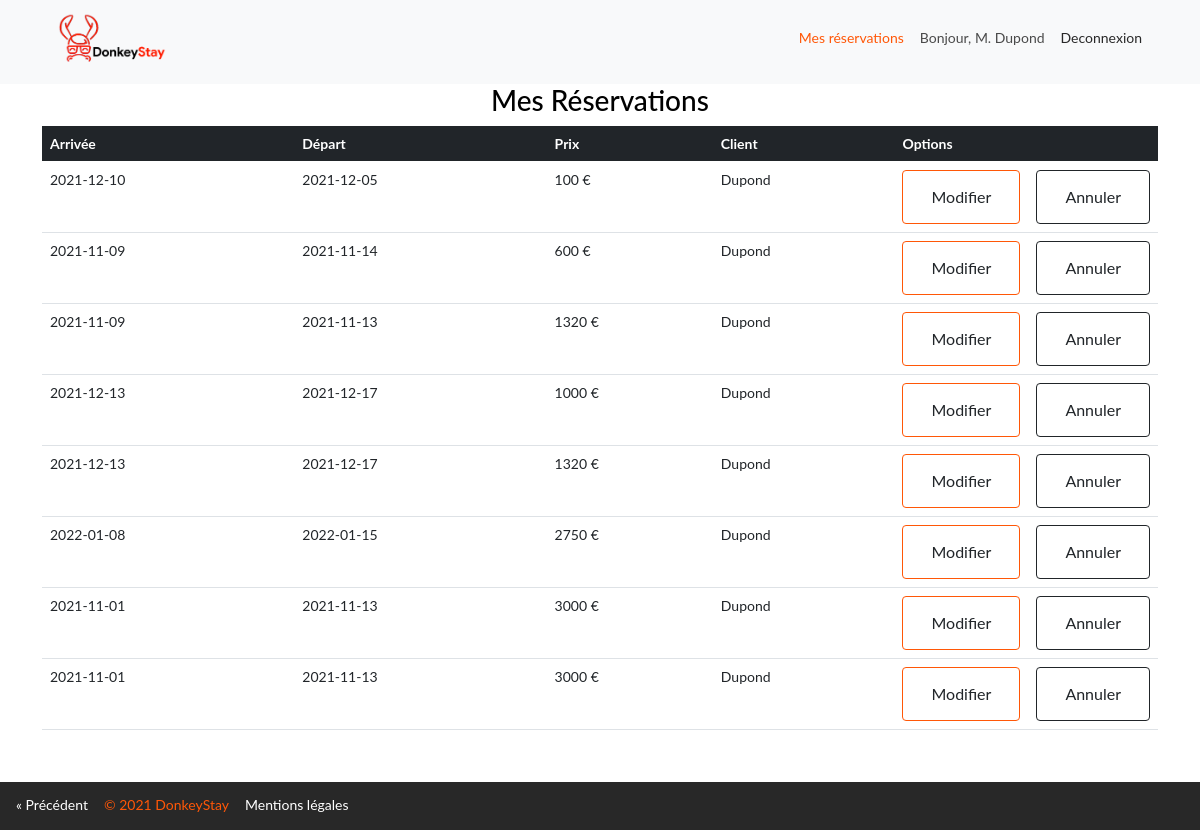
/user.php (signed in), run on the app's committed database.
### tables this page shows
CREATE TABLE `booking` (
  `id` int NOT NULL AUTO_INCREMENT,
  `checkin` date NOT NULL,
  `checkout` date NOT NULL,
  `price` int DEFAULT NULL,
  `rental_id` int DEFAULT NULL,
  `client_id` int DEFAULT NULL,
  PRIMARY KEY (`id`),
  KEY `fk_logement` (`rental_id`),
  KEY `fk_client` (`client_id`),
  CONSTRAINT `fk_client` FOREIGN KEY (`client_id`) REFERENCES `client` (`id`),
  CONSTRAINT `fk_rental` FOREIGN KEY (`rental_id`) REFERENCES `rental` (`id`)
);

CREATE TABLE `client` (
  `id` int NOT NULL AUTO_INCREMENT,
  `lastname` varchar(45) NOT NULL,
  `firstname` varchar(45) NOT NULL,
  `password` varchar(45) NOT NULL,
  PRIMARY KEY (`id`)
);

### user.php (the view, shortened to what this page needs)
<?php
include 'db_conn.php';
?>
<!DOCTYPE html>
<html lang="en">
<head>
    <link href="https://cdn.jsdelivr.net/npm/bootstrap@5.0.2/dist/css/bootstrap.min.css" rel="stylesheet">
    <link href="/listing/style.css" rel="stylesheet">
</head>
<body>
    <nav class="navbar navbar-light bg-light">
        <div class="container">
            <a class="navbar-brand" href="/search.php">
            <img src="/uploads/logo.png" alt="" />
            </a>
        <div class="btn-group" role="group" aria-label="Basic example">
            <a href="user.php" class="booking">Mes réservations</a>
            <p class="hello">Bonjour, <?php echo "M. ". $_SESSION['lastname']?> </p>
            <a href="logout.php" class="logout">Deconnexion</a>
        </div>
        </div>
    </nav>
    <div>
        <h3 class="mes_reservations">Mes Réservations</h3>
    </div>
    <div class = "container col col-md-auto col-sm">
        <table class="table">
            <thead class="table-dark">
                <tr>
                <th scope="col col-md-auto col-sm">Arrivée</th>
                <th scope="col col-md-auto col-sm">Départ</th>
                <th scope="col col-md-auto col-sm">Prix</th>
                <th scope="col col-md-auto col-sm">Client</th>
                <th scope="col col-md-auto col-sm" colspan="2">Options</th>
                </tr>
            </thead>
            <?php
                $sql = "SELECT booking.id, checkin, checkout, booking.price, client_id, `lastname` FROM `booking` JOIN `rental` ON booking.rental_id = rental.id JOIN `client` ON booking.client_id = client.id";
                $result = mysqli_query($conn, $sql);
                if ($result) {
                    while ($row= mysqli_fetch_assoc($result)) {
                        $arr_date = $row['checkin'];
                        $dep_date = $row['checkout'];
                        $price = $row['price'];
                        $nom = $row['lastname'];
                        echo '<tr>
                                <td> '.$arr_date.' </td>
                                <td> '.$dep_date.'</td>
                                <td> '.$price.' €</td>
                                <td> '.$nom.' </td>
                                <td width=100px>
                                    <button class="btn btn-secondary"><a href="update.php?updateid='.$row['id'].'" class="text-dark">Modifier</a></button>
                                 </td>
                                 <td width=100px><button class="btn btn-outline-dark"><a href="delete.php?id='.$row['id'].'" class="text-dark">Annuler</a></button></td>
                            </tr>';
                    }
                }
            ?>
        </table>
    </div>
    <a href="javascript:history.go(-1)" class="previous">&laquo; Précédent</a>
    <footer>
        <div class=container-foo>
            <div>
                <a href="javascript:history.go(-1)" class="previous">&laquo; Précédent</a>
            </div>
            <div class=copyright>
                <p>© 2021 DonkeyStay</p>
            </div>
            <div>
                <a href="#" class="previous">Mentions légales</a>
            </div>
        </div>
    </footer>
</body>
</html>

### listing/style.css (style rules this page uses)
body { font-family: sans-serif; margin: 0; padding: 0; line-height: 1.4; color: #4a4a4a; }
h1, h2, h3, h4, h5, h6 { color: #000; }
.logout { color:grey; }
.mes_reservations { text-align: center; }
a { text-decoration: none; display: inline-block; padding: 8px 16px; }
.previous { color: white; }
img { display: block; width: 100%; }
.navbar-brand { width: 140px; height: 68px; }
.hello { margin-top: 8.4px; }
.logout { color: #282828; }
.booking { color: #ff5707; }
footer { background-color: #282828; bottom: 0; width: 100%; padding-top: 5px; position: unset; flex-shrink: 0; display: flex; color: #ff5707; }
.copyright { margin-top:8px; }
.container-foo { display: inline-flex; }
body { font-family: "Lato", "Arial", "Helvetica Neue", sans-serif; font-weight: 400; font-size: 14px; }
.btn-secondary { color: #fff; background-color: transparent; border-color: #ff5707; }

### data on the page
booking: checkin "2021-12-10", checkout "2021-12-05", price "100", client.lastname "Dupond"
booking: checkin "2021-11-09", checkout "2021-11-14", price "600", client.lastname "Dupond"
booking: checkin "2021-11-09", checkout "2021-11-13", price "1320", client.lastname "Dupond"
booking: checkin "2021-12-13", checkout "2021-12-17", price "1000", client.lastname "Dupond"
booking: checkin "2021-12-13", checkout "2021-12-17", price "1320", client.lastname "Dupond"
booking: checkin "2022-01-08", checkout "2022-01-15", price "2750", client.lastname "Dupond"
booking: checkin "2021-11-01", checkout "2021-11-13", price "3000", client.lastname "Dupond"
booking: checkin "2021-11-01", checkout "2021-11-13", price "3000", client.lastname "Dupond"

### other printed values
$_SESSION['lastname'] "Dupond"
